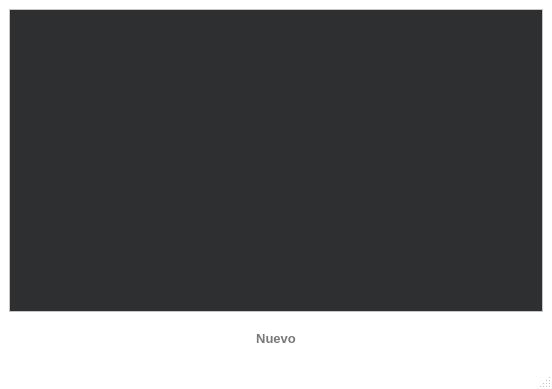
<?xml version="1.0" encoding="UTF-8"?>
<ui version="4.0">
 <class>Screen_Table_Administradores</class>
 <widget class="QMainWindow" name="Screen_Table_Administradores">
  <property name="geometry">
   <rect>
    <x>0</x>
    <y>0</y>
    <width>552</width>
    <height>389</height>
   </rect>
  </property>
  <property name="palette">
   <palette>
    <active>
     <colorrole role="Base">
      <brush brushstyle="SolidPattern">
       <color alpha="255">
        <red>46</red>
        <green>47</green>
        <blue>48</blue>
       </color>
      </brush>
     </colorrole>
     <colorrole role="Window">
      <brush brushstyle="SolidPattern">
       <color alpha="255">
        <red>255</red>
        <green>255</green>
        <blue>255</blue>
       </color>
      </brush>
     </colorrole>
    </active>
    <inactive>
     <colorrole role="Base">
      <brush brushstyle="SolidPattern">
       <color alpha="255">
        <red>46</red>
        <green>47</green>
        <blue>48</blue>
       </color>
      </brush>
     </colorrole>
     <colorrole role="Window">
      <brush brushstyle="SolidPattern">
       <color alpha="255">
        <red>255</red>
        <green>255</green>
        <blue>255</blue>
       </color>
      </brush>
     </colorrole>
    </inactive>
    <disabled>
     <colorrole role="Base">
      <brush brushstyle="SolidPattern">
       <color alpha="255">
        <red>255</red>
        <green>255</green>
        <blue>255</blue>
       </color>
      </brush>
     </colorrole>
     <colorrole role="Window">
      <brush brushstyle="SolidPattern">
       <color alpha="255">
        <red>255</red>
        <green>255</green>
        <blue>255</blue>
       </color>
      </brush>
     </colorrole>
    </disabled>
   </palette>
  </property>
  <property name="windowTitle">
   <string>MainWindow</string>
  </property>
  <widget class="QWidget" name="centralwidget">
   <layout class="QVBoxLayout" name="verticalLayout">
    <item>
     <widget class="QTableView" name="tableView">
      <property name="styleSheet">
       <string notr="true">font: 10pt &quot;Segoe UI&quot;;</string>
      </property>
     </widget>
    </item>
    <item>
     <layout class="QHBoxLayout" name="horizontalLayout">
      <item>
       <spacer name="horizontalSpacer">
        <property name="orientation">
         <enum>Qt::Horizontal</enum>
        </property>
        <property name="sizeHint" stdset="0">
         <size>
          <width>40</width>
          <height>20</height>
         </size>
        </property>
       </spacer>
      </item>
      <item>
       <widget class="QPushButton" name="pb_nueva">
        <property name="minimumSize">
         <size>
          <width>130</width>
          <height>40</height>
         </size>
        </property>
        <property name="maximumSize">
         <size>
          <width>130</width>
          <height>40</height>
         </size>
        </property>
        <property name="font">
         <font>
          <family>Segoe UI</family>
          <pointsize>10</pointsize>
          <weight>75</weight>
          <bold>true</bold>
         </font>
        </property>
        <property name="styleSheet">
         <string notr="true">border-radius: 10px;
color:rgb(120, 120, 120);</string>
        </property>
        <property name="text">
         <string>Nuevo</string>
        </property>
        <property name="icon">
         <iconset resource="assets.qrc">
          <normaloff>:/icons/plus_blue.png</normaloff>:/icons/plus_blue.png</iconset>
        </property>
        <property name="iconSize">
         <size>
          <width>20</width>
          <height>20</height>
         </size>
        </property>
       </widget>
      </item>
      <item>
       <spacer name="horizontalSpacer_2">
        <property name="orientation">
         <enum>Qt::Horizontal</enum>
        </property>
        <property name="sizeHint" stdset="0">
         <size>
          <width>40</width>
          <height>20</height>
         </size>
        </property>
       </spacer>
      </item>
     </layout>
    </item>
   </layout>
  </widget>
  <widget class="QMenuBar" name="menubar">
   <property name="geometry">
    <rect>
     <x>0</x>
     <y>0</y>
     <width>552</width>
     <height>21</height>
    </rect>
   </property>
  </widget>
  <widget class="QStatusBar" name="statusbar"/>
 </widget>
 <resources>
  <include location="assets.qrc"/>
 </resources>
 <connections/>
</ui>
